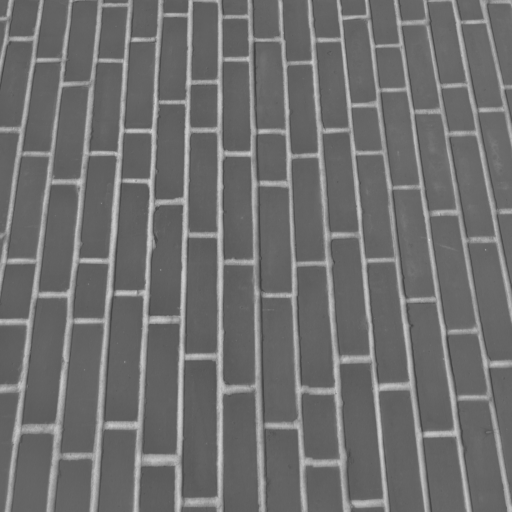
#> input picture data/benchmark/sources/brick.png, 512 x 512 px
$ python -i quality_audit.py   (imports and definitions only)   (older library calls are emulated)
#> lines starting #> are read from the running program, lines starting #| are printed output that depends on the picture; after the words box and inside, x2 and y2 are one past the last pixel; in counts of white or black regions, pixels touching at a corner belong together
#> further down, picture is the input picture: shape (512, 512, 3); min 63, max 207, mean 111.5
"""Offline seam diagnostics. Alerts never certify improvement or alter acceptance."""
from collections import Counter
from datetime import datetime
from pathlib import Path
import json

import cv2
import numpy as np
from PIL import Image
from skimage.metrics import structural_similarity

from .core import file_hash, write_json
from .hybrid_experiment import BASE, read


# [7 lines left out: function validate_arrays, not called in this run]


def gradient_edges(rgb):
    gray = cv2.cvtColor(rgb, cv2.COLOR_RGB2GRAY).astype(np.float32)
    gray = cv2.GaussianBlur(gray, (3, 3), 0)
    gx = cv2.Sobel(gray, cv2.CV_32F, 1, 0, ksize=3)
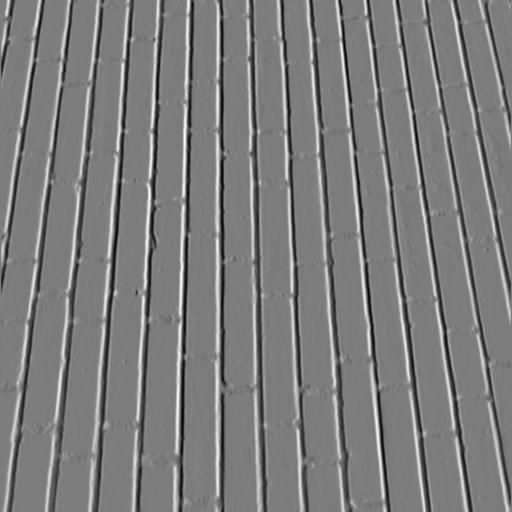
#> gx: shape (512, 512) float32; min -287.1, max 299.8, mean 0.1; drawn with min black and max white
    gy = cv2.Sobel(gray, cv2.CV_32F, 0, 1, ksize=3)
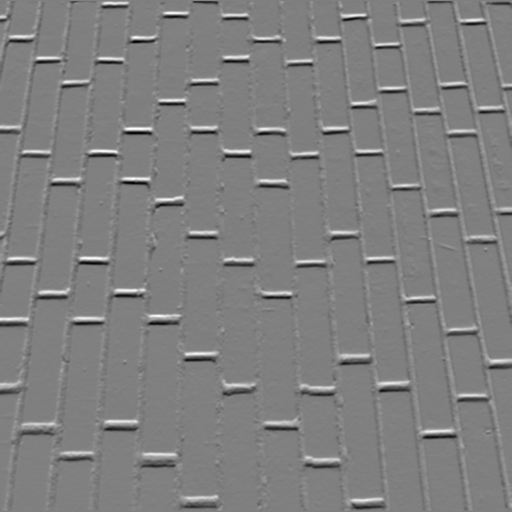
#> gy: shape (512, 512) float32; min -250.4, max 248.7, mean -0.1; drawn with min black and max white
    return cv2.magnitude(gx, gy) > 60
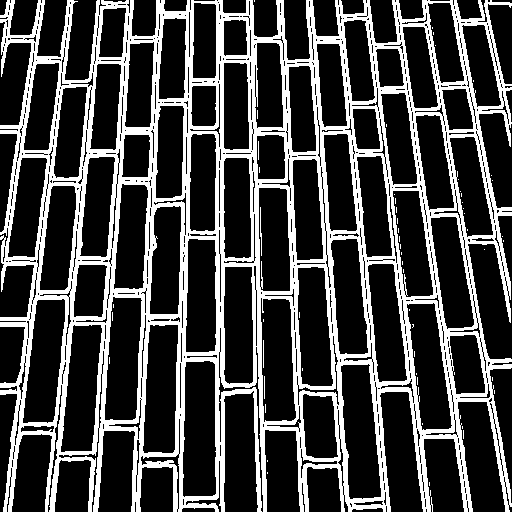
#> returned value: shape (512, 512) bool; 26.9% white; 56 white regions (52 under 20 px), largest, box (x1, y1, x2, y2) and area: (0, 0, 512, 512) 70175, (260, 207, 262, 256) 53, (263, 340, 264, 368) 28, (264, 376, 265, 399) 23


# [108 lines left out: functions diagnostics, reference_comparison, detail_crop, audit_case, audit, not called in this run]


# [5 lines not run here, left out]

>>> import cv2
>>> picture = cv2.cvtColor(cv2.imread('../data/benchmark/sources/brick.png'), cv2.COLOR_BGR2RGB)
>>> result = gradient_edges(picture)

$ run again, on data/neural-validation/sources/brick_wall_005.jpg
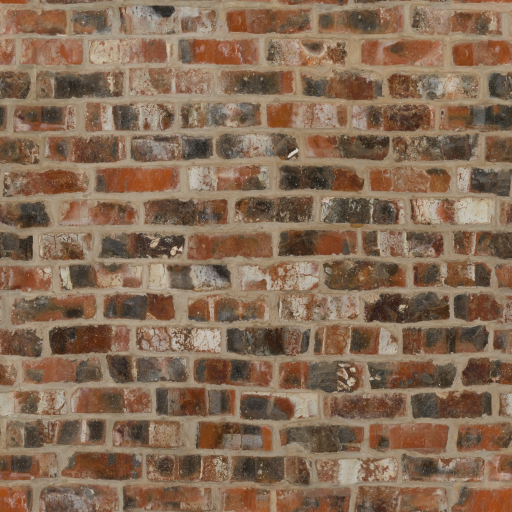
#> input picture data/neural-validation/sources/brick_wall_005.jpg, 1024 x 1024 px (shown at 1/2 size)
#> in gradient_edges, `gy = cv2.Sobel(gray, cv2.CV_32F, 0, 1, ksize=3)`:
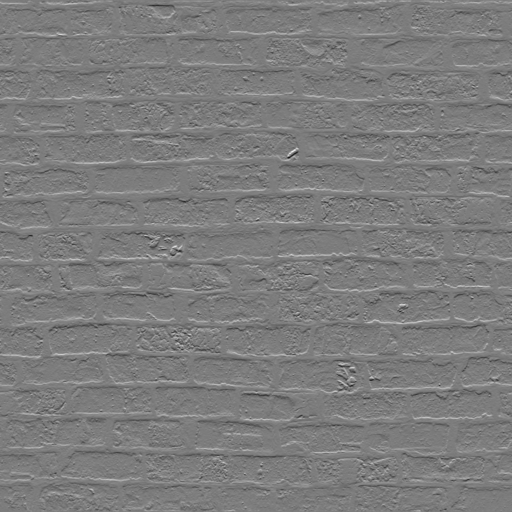
#> gy: shape (1024, 1024) float32 (shown at 1/2 size); min -399.7, max 416.6, mean -0.1; drawn with min black and max white
#> in gradient_edges, `return cv2.magnitude(gx, gy) > 60`:
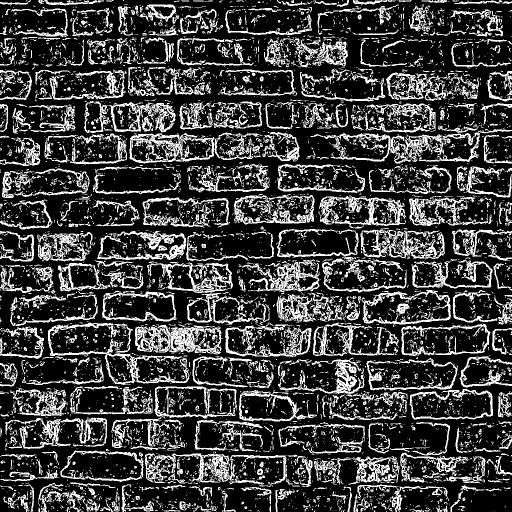
#> returned value: shape (1024, 1024) bool (shown at 1/2 size); 24.7% white; 6557 white regions (5523 under 20 px), largest, box (x1, y1, x2, y2) and area: (270, 649, 443, 709) 5090, (96, 645, 379, 770) 4769, (638, 392, 812, 457) 3739
